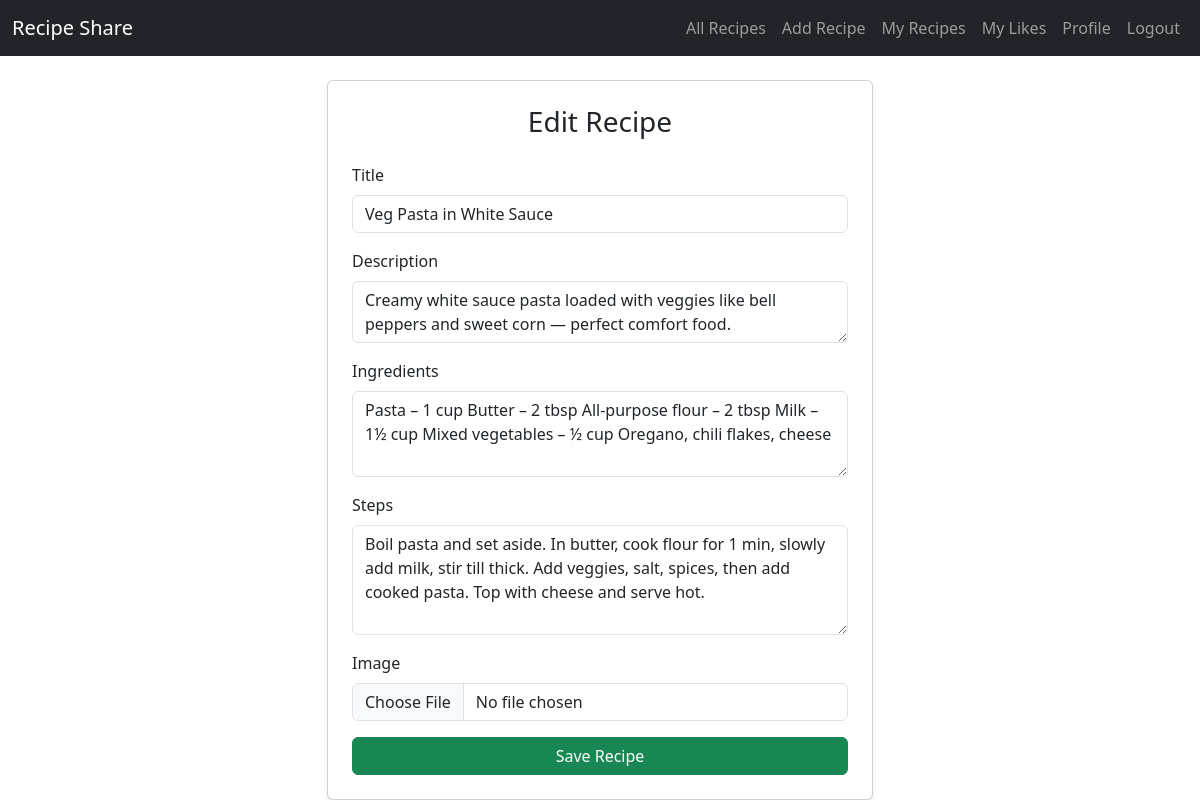
/recipes/17/edit/ (signed in), run on the app's committed database.
### recipes/models.py (models this page shows, shortened)
class Recipe(models.Model):
    title = models.CharField(max_length=100)
    description = models.TextField()
    ingredients = models.TextField()
    steps = models.TextField()
    image = CloudinaryField('image', blank=True, null=True)
    likes = models.ManyToManyField(User, related_name='liked_recipes', blank=True)
    user = models.ForeignKey(User, on_delete=models.CASCADE, related_name='recipes', null=True, blank=True)
    author = models.ForeignKey(User, on_delete=models.CASCADE)
    created_at = models.DateTimeField(auto_now_add=True)

### recipes/views.py (the view)
# urls.py: path('recipes/<int:pk>/edit/', views.recipe_edit, name='recipe-edit'),
@login_required
def recipe_edit(request, pk):
    recipe = get_object_or_404(Recipe, pk=pk)
    if recipe.author != request.user:
        return HttpResponseForbidden("You are not allowed to edit this recipe.")
    form = RecipeForm(request.POST or None, request.FILES or None, instance=recipe)
    if form.is_valid():
        form.save()
        return redirect('recipe-detail', pk=recipe.pk)
    return render(request, 'recipes/recipe_form.html', {'form': form, 'title': 'Edit Recipe'})

### recipes/forms.py
class RecipeForm(forms.ModelForm):
    class Meta:
        model = Recipe
        fields = ['title', 'description', 'ingredients', 'steps', 'image']
        widgets = {
            'title': forms.TextInput(attrs={'class': 'form-control'}),
            'description': forms.Textarea(attrs={'class': 'form-control', 'rows': 2}),
            'ingredients': forms.Textarea(attrs={'class': 'form-control', 'rows': 3}),
            'steps': forms.Textarea(attrs={'class': 'form-control', 'rows': 4}),
            'image': forms.ClearableFileInput(attrs={'class': 'form-control'}),
        }

### recipes/templates/recipes/recipe_form.html (shortened to what this page needs)
{% extends 'recipes/base.html' %}
{% block content %}
<div class="row justify-content-center">
  <div class="col-md-6">
    <div class="card p-4 shadow-sm">
      <h3 class="text-center mb-4">{{ title }}</h3>
      <form method="POST" enctype="multipart/form-data">
        {% for field in form %}
          <div class="mb-3">
            <label class="form-label">{{ field.label }}</label>
            {{ field }}
          </div>
        {% endfor %}
        <div class="d-grid">
          <button type="submit" class="btn btn-success">Save Recipe</button>
        </div>
      </form>
    </div>
  </div>
</div>
{% endblock %}

### data on the page
Recipe: form "Veg Pasta in White Sauce" "Creamy white sauce pasta loaded with veggies like bell peppers and sweet corn — perfect comfort food." "Pasta – 1 cup Butter – 2 tbsp All-purpose flour – 2 tbsp Milk – 1½ cup Mixed vegetables – ½ cup Oregano, chili flakes, cheese" "Boil pasta and set aside. In butter, cook flour for 1 min, slowly add milk, stir till thick. Add veggies, salt, spices, then add cooked pasta. Top with cheese and serve hot."

### other printed values
{{ title }} "Edit Recipe"
{{ field.label }} "Title" "Description" "Ingredients" "Steps" "Image"
